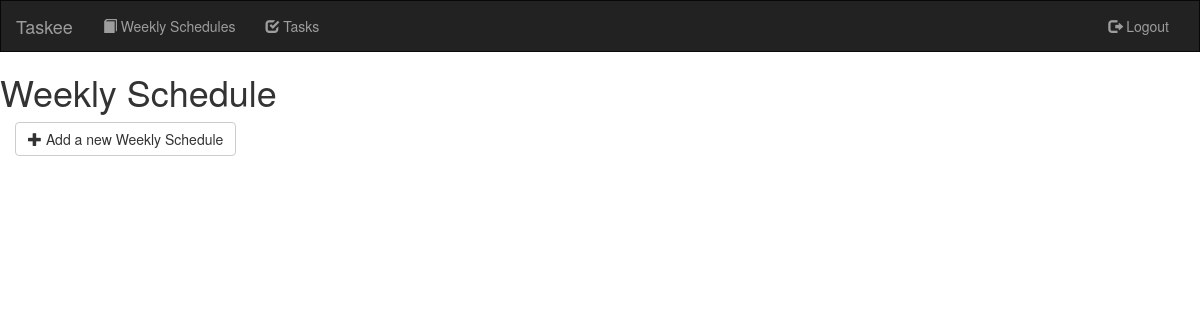
The page /weeklySchedule/ (signed in) on the database as committed earlier.
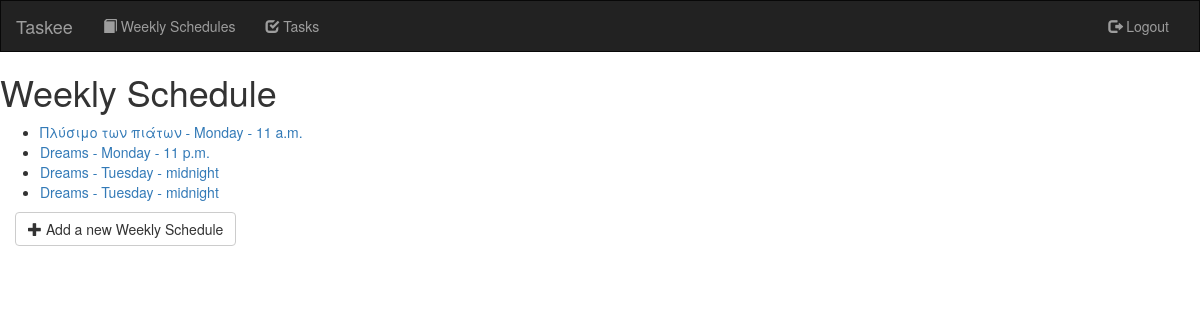
The same page on the database as committed later.
### taskmanager/models.py (models this page shows, shortened)
class WeeklySchedule(models.Model):
    user = models.ForeignKey(User, on_delete=models.CASCADE)
    task = models.ForeignKey(Task, on_delete=models.CASCADE, default=1)
    instanceId = models.IntegerField(default=1)
    day = models.ForeignKey(Day, on_delete=models.CASCADE, default=1)
    startingTime = models.TimeField()
    duration = models.TimeField()
    canMove = models.BooleanField(default=False)
    valid = models.BooleanField(default=False)

class Task(models.Model):
    user = models.ForeignKey(User, on_delete=models.CASCADE)
    name = models.CharField(max_length=250)
    type = models.ForeignKey(TaskType, on_delete=models.CASCADE, default=1)
    place = models.CharField(max_length=250)
    notes = models.CharField(max_length=1000)

class Day(models.Model):
    name = models.CharField(max_length=9)
    def __str__(self): return self.name

### taskmanager/views.py (the view)
# urls.py: url(r'^weeklySchedule/$', views.WeeklyScheduleView.as_view(), name='weeklyScheduleView'),
class WeeklyScheduleView(LoginRequiredMixin, generic.ListView):
    template_name = 'taskmanager/weeklyScheduleView.html'
    context_object_name = 'weeklySchedule_list'
    login_url = '/login/'
    def get_queryset(self):
        return WeeklySchedule.objects.filter(user=self.request.user).order_by('day', 'startingTime')

### templates/taskmanager/weeklyScheduleView.html (shortened to what this page needs)
{% extends 'base.html' %}
{% block body %}
    <h1>Weekly Schedule</h1>
    <ul>
        {% for weeklySchedule in weeklySchedule_list %}
            <li><a href="{% url 'taskmanager:weeklyScheduleDetails' weeklySchedule.id %}">{{ weeklySchedule.task.name }}
                - {{ weeklySchedule.day }} - {{ weeklySchedule.startingTime }}</a></li>
        {% endfor %}
    </ul>
    <div class="form-group">
        <div class="col-lg-4">
            <a href="{% url 'taskmanager:weeklySchedule-add' %}">
                <button type="submit" class="btn btn-default"><span class="glyphicon glyphicon-plus"></span> Add a new
                    Weekly Schedule
                </button>
            </a>
        </div>
    </div>
{% endblock %}

### templates/base.html (shortened to what this page needs)
<!DOCTYPE html>
<html lang="en">
<head>
    {% load static %}
    <link rel="stylesheet" type="text/css" href="{% static 'css/bootstrap.min.css' %}"/>
    <link rel="stylesheet" type="text/css" href="{% static 'css/animate.min.css' %}"/>
    <link rel="stylesheet" type="text/css" href="{% static 'css/style.css' %}"/>
</head>
<body class="animated fadeIn">
{% include 'navbar.html' %}
{% block body %}
{% endblock %}
</body>
</html>

### templates/navbar.html (shortened to what this page needs)
<nav class="navbar navbar-inverse">
    <div class="container-fluid">
        <div class="navbar-header">
            <a class="navbar-brand" href="{% url 'taskmanager:index' %}">Taskee</a>
        </div>
        <div class="collapse navbar-collapse" id="topNavBar">
                        <ul class="nav navbar-nav">
                            <li class="{% block weeklyScheduleView %}{% endblock %}">
                                <a href="{% url 'taskmanager:weeklyScheduleView' %}">
                                    <span class="glyphicon glyphicon-book" aria-hidden="true"></span>&nbsp;Weekly
                                    Schedules
                                </a>
                            </li>
                            <li class="{% block taskView %}{% endblock %}">
                                <a href="{% url 'taskmanager:taskView' %}">
                                    <span class="glyphicon glyphicon-check" aria-hidden="true"></span>&nbsp;Tasks
                                </a>
                            </li>
                        </ul>
            <ul class="nav navbar-nav navbar-right">
                {% if user.is_authenticated %}
                    <li class="{% block logoutActive %}{% endblock %}">
                        <a href="{% url 'login:logout' %}">
                            <span class="glyphicon glyphicon-log-out" aria-hidden="true"></span>&nbsp;Logout
                        </a>
                    </li>
                {% endif %}
            </ul>
        </div>
    </div>
</nav>

### staticfiles/css/style.css (style rules this page uses)
body { background-color: white; }
.navbar { border-radius: 0; }

Rows that differ between the two databases and show on the page:
added WeeklySchedule: task.name "Πλύσιμο των πιάτων", day "Monday", startingTime "11 a.m."
added WeeklySchedule: task.name "Dreams", day "Monday", startingTime "11 p.m."
added WeeklySchedule: task.name "Dreams", day "Tuesday", startingTime "midnight"
added WeeklySchedule: task.name "Dreams", day "Tuesday", startingTime "midnight"
